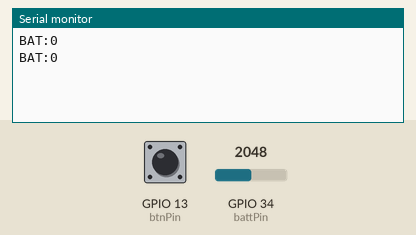
Simulated run of this sketch. Board: ESP32. Shown: the last lines printed to the serial monitor. Inputs (shaded band) come from the test bench; at power-on: GPIO 13 (btnPin) HIGH, GPIO 34 (battPin) = 2048.

Above: at 1.8 s.
1.9 s: GPIO 13 (btnPin) pulled LOW for 1.2 s
At 2.8 s:
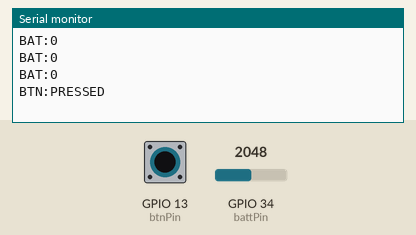
4.6 s: GPIO 34 (battPin) set to 2866
At 5.6 s:
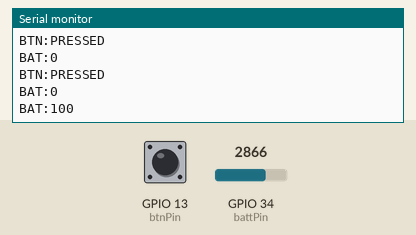

Measured:
- after the input at 1.9 s, the serial monitor: prints a new line after 0.10 s (image 1)
- after the input at 4.6 s, the serial monitor: prints a new line after 0.40 s (image 2)

The sketch:

serial_comm.ino
```cpp
// esp32_firmware/serial_comm.ino
// Kombinasi pengiriman data dari beberapa input

const int battPin = 34;
const int btnPin = 13;

void setup() {
  Serial.begin(115200);
  pinMode(btnPin, INPUT_PULLUP);
}

void loop() {
  // Kirim baterai
  int raw = analogRead(battPin);
  float voltage = raw * (3.3 / 4095.0) * 2;
  int percent = map(voltage * 100, 330, 420, 0, 100);
  percent = constrain(percent, 0, 100);
  Serial.print("BAT:");
  Serial.println(percent);

  // Kirim tombol
  if (digitalRead(btnPin) == LOW) {
    Serial.println("BTN:PRESSED");
  }

  delay(1000);
}
```
